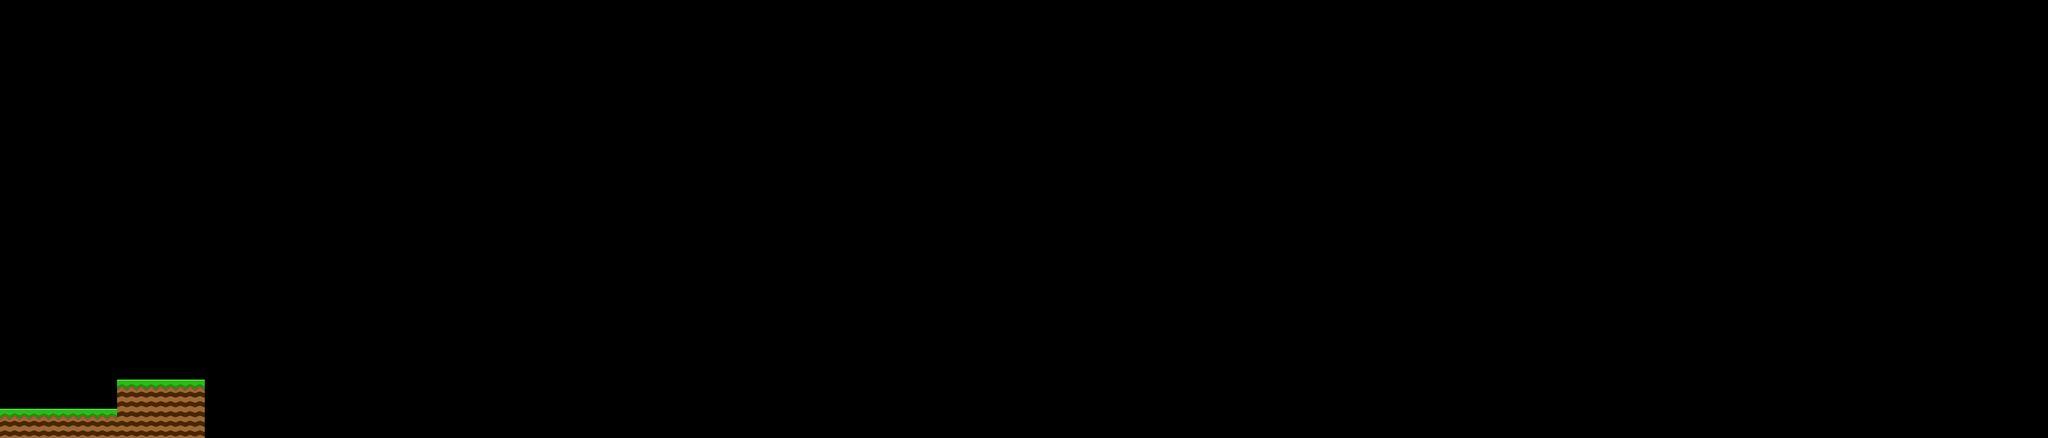

The image is a tile-based game level rendered from a .tmx file. Its description and source (layers, tilesets, objects; grid data summarised) follow:
An orthogonal 70x15 tile map with 64x64 px tiles, 5 tile layers (eau, solides, boue, champignon, ...) and 6 objects.

<map version="1.5" tiledversion="1.6.0" orientation="orthogonal" renderorder="right-down" width="70" height="15" tilewidth="64" tileheight="64" infinite="0" nextlayerid="12" nextobjectid="92">
 <editorsettings>
  <export target="tableauTiledV8.json" format="json" />
 </editorsettings>
 <tileset firstgid="1" name="tableauTiledTilesetV9" tilewidth="64" tileheight="64" tilecount="98" columns="14">
  <image source="tableauTiledTilesetV9.png" width="896" height="448" />
 </tileset>
 <layer id="6" name="eau" width="70" height="15">
  <data>[1050 cells, 0 non-empty, 0 distinct tile ids]</data>
 </layer>
 <layer id="1" name="solides" width="70" height="15">
  <data>[1050 cells, 10 non-empty, 2 distinct tile ids]</data>
 </layer>
 <layer id="5" name="boue" width="70" height="15">
  <data>[1050 cells, 0 non-empty, 0 distinct tile ids]</data>
 </layer>
 <layer id="7" name="champignon" width="70" height="15">
  <data>[1050 cells, 0 non-empty, 0 distinct tile ids]</data>
 </layer>
 <layer id="4" name="devant" width="70" height="15">
  <data>[1050 cells, 0 non-empty, 0 distinct tile ids]</data>
 </layer>
 <objectgroup id="8" name="squirrel" />
 <objectgroup id="2" name="stars" />
 <objectgroup id="10" name="waterfall1">
  <object id="86" gid="5" x="448" y="896" width="64" height="64" />
  <object id="87" gid="5" x="512" y="896" width="64" height="64" />
  <object id="88" gid="5" x="576" y="896" width="64" height="64" />
 </objectgroup>
 <objectgroup id="11" name="waterfall2">
  <object id="89" gid="19" x="448" y="960" width="64" height="64" />
  <object id="90" gid="19" x="512" y="960" width="64" height="64" />
  <object id="91" gid="19" x="576" y="960" width="64" height="64" />
 </objectgroup>
 <objectgroup id="3" name="flyingMonsters" />
</map>
